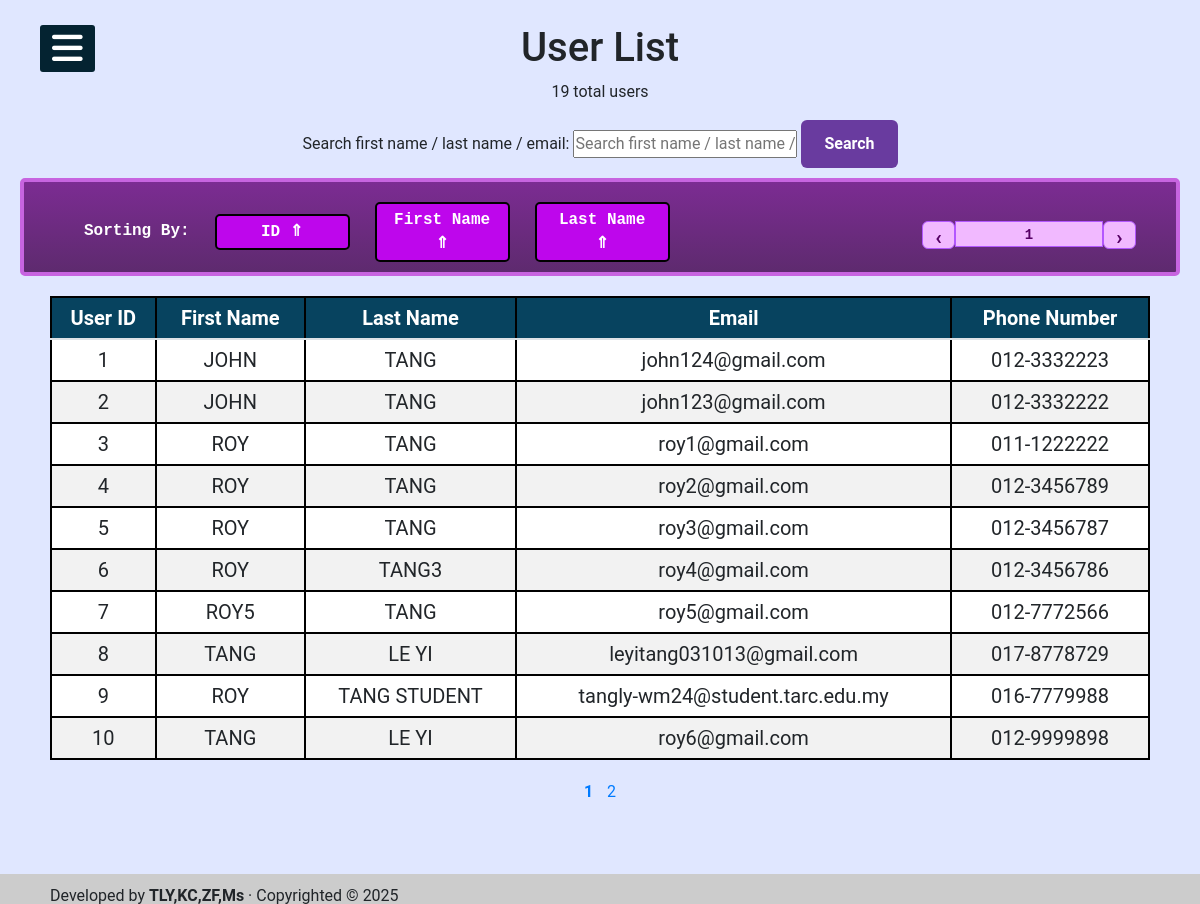
The app's page /admin/user_list.php (signed in) with its own data.
### tables this page shows
CREATE TABLE `user` (
  `userID` int(10) NOT NULL,
  `fname` varchar(100) NOT NULL,
  `lname` varchar(100) NOT NULL,
  `email` varchar(100) NOT NULL,
  `phoneNo` varchar(50) NOT NULL,
  `userPhoto` varchar(100) NOT NULL,
  `password` varchar(255) NOT NULL,
  `reset_code` varchar(6) DEFAULT NULL,
  `reset_expiry` datetime DEFAULT NULL
);

### admin/user_list.php (the view, shortened to what this page needs)
<?php
require '../_base.php';
include 'admin_head.php';
$currentIdSort = $_GET['sort_id'] ?? null;
$currentFNameSort = $_GET['sort_fname'] ?? null;
$currentLNameSort = $_GET['sort_lname'] ?? null;
$nextIdSort = ($currentIdSort === 'asc') ? 'desc' : 'asc';
$nextFNameSort = ($currentFNameSort === 'asc') ? 'desc' : 'asc';
$nextLNameSort = ($currentLNameSort === 'asc') ? 'desc' : 'asc';
if ($currentIdSort !== null) {
    $order = "userID " . ($currentIdSort === 'asc' ? "ASC" : "DESC");
} elseif ($currentFNameSort !== null) {
    $order = "fname " . ($currentFNameSort === 'asc' ? "ASC" : "DESC");
} elseif ($currentLNameSort !== null) {
    $order = "lname " . ($currentLNameSort === 'asc' ? "ASC" : "DESC");
} else {
    $order = "userID ASC";
}
$itemsPerPage = 10;
$page = isset($_GET['page']) && is_numeric($_GET['page']) && $_GET['page'] > 0 ? (int) $_GET['page'] : 1;
$search = trim($_GET['search'] ?? '');
$sqlCount = "SELECT COUNT(*) FROM user WHERE 1";
$stmCount = $_db->prepare($sqlCount);
$stmCount->execute();
$totalUsers = (int)$stmCount->fetchColumn();
$totalPages = ceil($totalUsers / $itemsPerPage);
$offset = ($page - 1) * $itemsPerPage;
$sqlData = "SELECT * FROM user WHERE 1";
$sqlData .= " ORDER BY $order LIMIT :limit OFFSET :offset";
$stm = $_db->prepare($sqlData);
$stm->bindValue(':limit', $itemsPerPage, PDO::PARAM_INT);
$stm->bindValue(':offset', $offset, PDO::PARAM_INT);
$stm->execute();
$users = $stm->fetchAll(PDO::FETCH_ASSOC);
function buildQueryString(array $overrides = []): string {
    $keepKeys = [ 'sort_id', 'sort_fname', 'sort_lname', 'page', 'search' ];
    $parts = [];
    foreach ($keepKeys as $key) {
        if (array_key_exists($key, $overrides)) {
            $val = $overrides[$key];
            if ($val === null) continue;
            if (is_array($val)) {
                foreach ($val as $v) {
                    $parts[] = urlencode($key) . '[]=' . urlencode((string)$v);
                }
            } else {
                $parts[] = urlencode($key) . '=' . urlencode((string)$val);
            }
            continue;
        }
    }
    return $parts ? '?' . implode('&', $parts) : '';
}
?>
<section>
<main>
    <h1 class="text-center">User List</h1>
    <p class="text-center"><?= $totalUsers ?> total users</p>
    <form class="text-center" method="get" role="search">
        <label for="search-input" class="visually-hidden">Search first name / last name / email:</label>
        <input id="search-input" name="search" value="<?= htmlspecialchars($search) ?>" placeholder="Search first name / last name / email" type="text">
        <button type="submit">Search</button>
        <div class="sort_bar">
            <div class="sorting_left">
                <h5>Sorting By: </h5>
                <a href="/admin/user_list.php<?= buildQueryString(['sort_id' => $nextIdSort, 'sort_fname' => null, 'sort_lname' => null, 'page' => 1, 'search' => $search]) ?>" class="sort-btn">
                    ID <?= $currentIdSort === 'asc' ? '⇓' : '⇑' ?>
                </a>
                <a href="/admin/user_list.php<?= buildQueryString(['sort_fname' => $nextFNameSort, 'sort_id' => null, 'sort_lname' => null, 'page' => 1, 'search' => $search]) ?>" class="sort-btn">
                    First Name <?= $currentFNameSort === 'asc' ? '⇓' : '⇑' ?>
                </a>
                <a href="/admin/user_list.php<?= buildQueryString(['sort_lname' => $nextLNameSort, 'sort_id' => null, 'sort_fname' => null, 'page' => 1, 'search' => $search]) ?>" class="sort-btn">
                    Last Name <?= $currentLNameSort === 'asc' ? '⇓' : '⇑' ?>
                </a>
            </div>
            <div class="sorting_right">
                <div class="pagination">
                    <button class="pagination-btn" id="prevBtn" type="button">‹</button>
                    <input type="number" id="pageInput" class="page-input" min="1" value="<?= $page ?>" placeholder="Page">
                    <button class="pagination-btn" id="nextBtn" type="button">›</button>
                </div>
            </div>
        </div>
    </form>
    <table class="table" border="1" cellpadding="5" cellspacing="0" style="margin: 20px auto; border-collapse: collapse;">
        <thead>
            <tr>
                <th>User ID</th>
                <th>First Name</th>
                <th>Last Name</th>
                <th>Email</th>
                <th>Phone Number</th>
            </tr>
        </thead>
        <tbody>
            <?php if (count($users) > 0): ?>
                <?php foreach ($users as $user): ?>
                    <tr>
                        <td><?= htmlspecialchars($user['userID']) ?></td>
                        <td><?= htmlspecialchars($user['fname']) ?></td>
                        <td><?= htmlspecialchars($user['lname']) ?></td>
                        <td><?= htmlspecialchars($user['email']) ?></td>
                        <td><?= htmlspecialchars($user['phoneNo']) ?></td>
                    </tr>
                <?php endforeach; ?>
            <?php else: ?>
                <tr>
                    <td colspan="5" style="text-align:center;">No users found.</td>
                </tr>
            <?php endif; ?>
        </tbody>
    </table>
    <?php if ($totalPages > 1): ?>
        <div style="text-align: center;">
            <?php for ($p = 1; $p <= $totalPages; $p++): ?>
                <?php
                    $queryArray = ['search' => $search, 'page' => $p];
                    $queryString = http_build_query($queryArray);
                ?>
                <a href="?<?= $queryString ?>" style="margin: 0 5px; <?= ($p == $page) ? 'font-weight: bold;' : '' ?>"><?= $p ?></a>
            <?php endfor; ?>
        </div>
    <?php endif; ?>
</main>
</section>
<?php include '../_foot.php'; ?>

### css/admin.css (style rules this page uses)
body { font-family: 'Roboto', sans-serif; background: linear-gradient(#e0e7ff, #e0e7ff); }
* { margin: 0; padding: 0; list-style: none; text-decoration: none; }
button { padding: 12px 23px; border: none; background: #693b9f; color: #fff; border-radius: 6px; cursor: pointer; font-weight: 600; transition: 0.2s; }
.sort_bar .sorting_left h5 { color: #fff; font-family: 'Courier New', Courier, monospace; font-size: 16px; font-weight: 600; margin: 0px; padding: 0px; }
.sort_bar .sorting_left .sort-btn { background-color: #be06ec; color: #fff; padding: 4px 14px; width: 135px; font-family: 'Courier New', Courier, monospace; font-size: 16px; font-weight: 600; text-align: center; text-decoration: none; border: #000 solid 2px; border-radius: 5px; cursor: pointer; }
.sort_bar .sorting_right .pagination-btn { width: 33px; height: 28px; padding: 0px 0px 3px 0px; border: 1.6px solid #b357ff; background: #f1b9ff; color: #560065; cursor: pointer; font-size: 20.8px; font-weight: bold; }
.sort_bar .sorting_right .page-input { width: 148px; height: 26px; padding: 2px 0px 0px 0px; border: 1.6px solid #b357ff; background: #f1b9ff; color: #560065; cursor: text; font-family: 'Courier New', Courier, monospace; font-size: 14px; font-weight: 600; text-align: center; }
.sort_bar .sorting_left { display: flex; justify-content: left; align-items: center; gap: 5px 25px; margin-top: 10px; margin-left: 40px; z-index: 1; }
.sort_bar .sorting_right { display: flex; justify-content: right; align-items: center; margin-right: 20px; margin-top: 15px; }
.sort_bar { display: flex; justify-content: space-between; align-items: center; border: 4px solid #c764e0; border-radius: 5px; padding: 10px 20px; margin: 10px 20px; z-index: 5; background: linear-gradient(to bottom, #68077dd5, #440552d5); }
.table { border-collapse: collapse; }
.table th, .table td { border: 2px solid #000000; padding: 5px; }
.table th { color: #fff; background: #07435f; }
.table tr:nth-child(even) td { background: #f2f2f2; }
.table tr:nth-child(odd) td { background: #ffffff; }

### admin/user_list.php (style rules this page uses)
.table { width: 1100px; border-collapse: collapse; font-size: 20px; text-align: center; vertical-align: middle; }
body { margin-bottom: 100px; }

### records on screen
user: userID "1", fname "JOHN", lname "TANG", email "john124@gmail.com", phoneNo "012-3332223"
user: userID "2", fname "JOHN", lname "TANG", email "john123@gmail.com", phoneNo "012-3332222"
user: userID "3", fname "ROY", lname "TANG", email "roy1@gmail.com", phoneNo "011-1222222"
user: userID "4", fname "ROY", lname "TANG", email "roy2@gmail.com", phoneNo "012-3456789"
user: userID "5", fname "ROY", lname "TANG", email "roy3@gmail.com", phoneNo "012-3456787"
user: userID "6", fname "ROY", lname "TANG3", email "roy4@gmail.com", phoneNo "012-3456786"
user: userID "7", fname "ROY5", lname "TANG", email "roy5@gmail.com", phoneNo "012-7772566"
user: userID "8", fname "TANG", lname "LE YI", email "leyitang031013@gmail.com", phoneNo "017-8778729"
user: userID "9", fname "ROY", lname "TANG STUDENT", email "tangly-wm24@student.tarc.edu.my", phoneNo "016-7779988"
user: userID "10", fname "TANG", lname "LE YI", email "roy6@gmail.com", phoneNo "012-9999898"

### other values on screen
$totalUsers "19"
